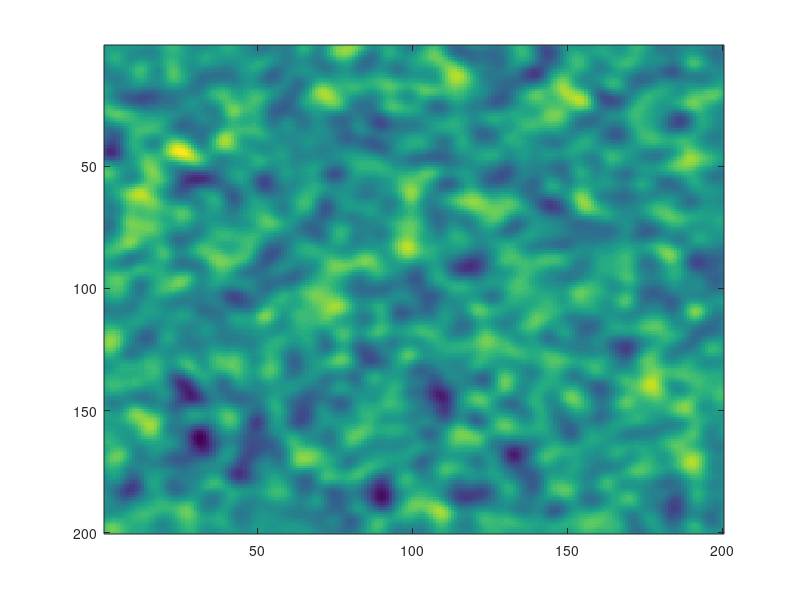

This chart was generated by the following MATLAB code: (Note: this script raises an error after producing the figure.)
% Script to trace one ray per diffuser pixel, then intersect each traced location
% with the pixel grid
filt = fspecial('gaussian',[200,200],3);
diffuser_surf = conv2(randn(200,200),filt,'same');
diffuser_surf = diffuser_surf/(max(diffuser_surf(:)));
imagesc(diffuser_surf);
px = 2.5;  %Micron

[Fx, Fy] = gradient(diffuser);   %2d gradient

%Convert gradient to correct units
Fx = Fx/px;
Fy = Fy/px;
%Trace




%Bin